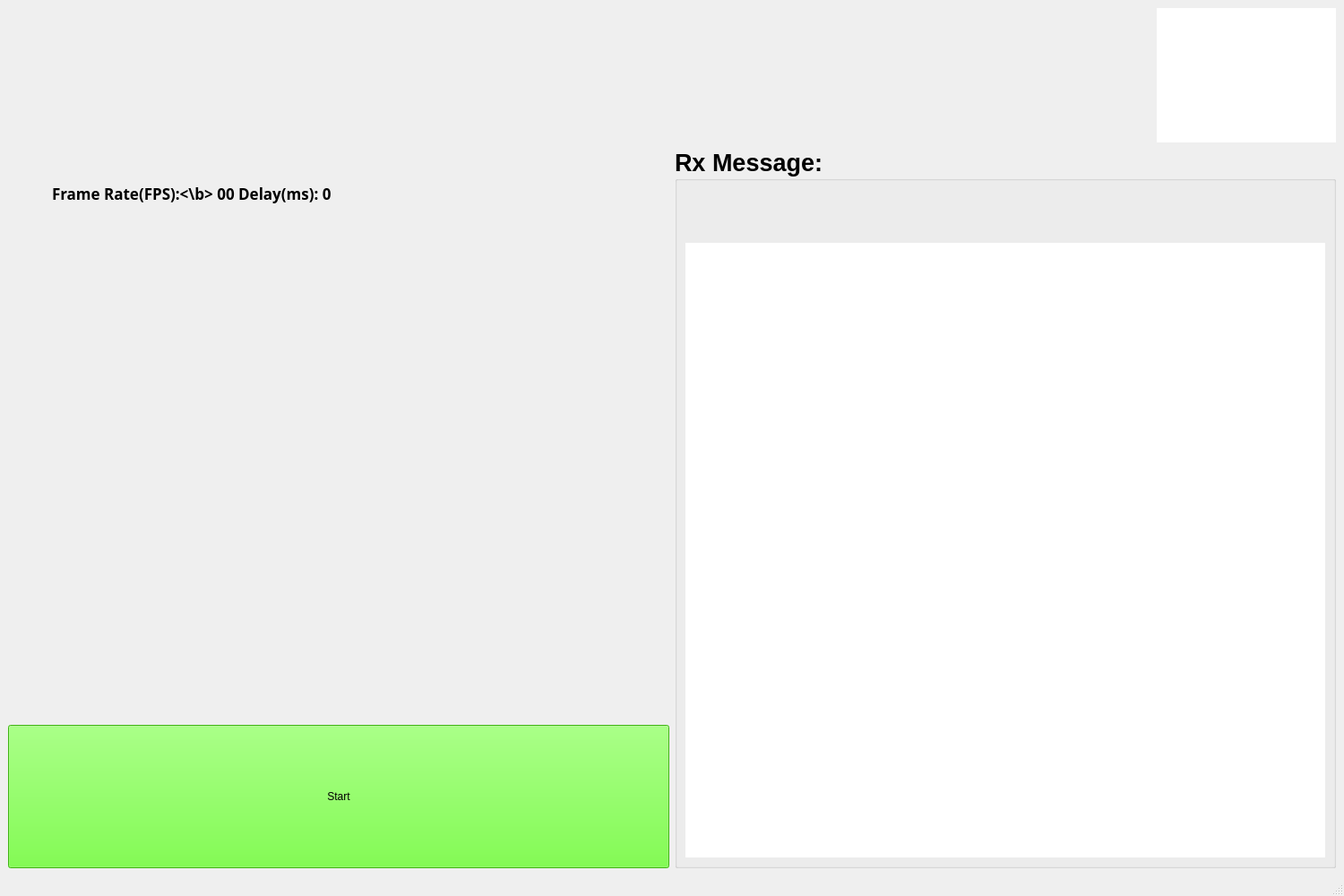
<?xml version="1.0" encoding="UTF-8"?>
<ui version="4.0">
 <class>MainWindow</class>
 <widget class="QMainWindow" name="MainWindow">
  <property name="windowModality">
   <enum>Qt::NonModal</enum>
  </property>
  <property name="geometry">
   <rect>
    <x>0</x>
    <y>0</y>
    <width>1500</width>
    <height>1000</height>
   </rect>
  </property>
  <property name="minimumSize">
   <size>
    <width>1500</width>
    <height>1000</height>
   </size>
  </property>
  <property name="windowTitle">
   <string>OCC APP</string>
  </property>
  <property name="windowIcon">
   <iconset resource="resources.qrc">
    <normaloff>:/img/webcam.png</normaloff>:/img/webcam.png</iconset>
  </property>
  <widget class="QWidget" name="centralwidget">
   <layout class="QVBoxLayout" name="verticalLayout_5">
    <item>
     <layout class="QHBoxLayout" name="horizontalLayout_5">
      <item>
       <layout class="QVBoxLayout" name="verticalLayout_2">
        <item>
         <widget class="QLabel" name="label_dese">
          <property name="sizePolicy">
           <sizepolicy hsizetype="Fixed" vsizetype="Fixed">
            <horstretch>0</horstretch>
            <verstretch>0</verstretch>
           </sizepolicy>
          </property>
          <property name="minimumSize">
           <size>
            <width>200</width>
            <height>100</height>
           </size>
          </property>
          <property name="font">
           <font>
            <pointsize>11</pointsize>
           </font>
          </property>
          <property name="text">
           <string/>
          </property>
         </widget>
        </item>
        <item>
         <spacer name="verticalSpacer">
          <property name="orientation">
           <enum>Qt::Vertical</enum>
          </property>
          <property name="sizeHint" stdset="0">
           <size>
            <width>20</width>
            <height>40</height>
           </size>
          </property>
         </spacer>
        </item>
        <item>
         <layout class="QHBoxLayout" name="horizontalLayout_4">
          <item>
           <spacer name="horizontalSpacer_4">
            <property name="orientation">
             <enum>Qt::Horizontal</enum>
            </property>
            <property name="sizeHint" stdset="0">
             <size>
              <width>40</width>
              <height>20</height>
             </size>
            </property>
           </spacer>
          </item>
          <item>
           <layout class="QVBoxLayout" name="verticalLayout">
            <item>
             <layout class="QHBoxLayout" name="horizontalLayout_3">
              <item>
               <widget class="QLabel" name="label_fps">
                <property name="font">
                 <font>
                  <family>Courier 10 Pitch</family>
                  <pointsize>13</pointsize>
                  <weight>75</weight>
                  <bold>true</bold>
                 </font>
                </property>
                <property name="text">
                 <string>&lt;html&gt;&lt;head/&gt;&lt;body&gt;&lt;p&gt;&lt;b&gt;Frame Rate(FPS):&lt;\b&gt; 00 	&lt;b&gt;Delay(ms):&lt;/b&gt; 0&lt;/p&gt;&lt;/body&gt;&lt;/html&gt;</string>
                </property>
               </widget>
              </item>
              <item>
               <spacer name="horizontalSpacer">
                <property name="orientation">
                 <enum>Qt::Horizontal</enum>
                </property>
                <property name="sizeHint" stdset="0">
                 <size>
                  <width>40</width>
                  <height>20</height>
                 </size>
                </property>
               </spacer>
              </item>
             </layout>
            </item>
            <item>
             <widget class="QLabel" name="label_lamp">
              <property name="sizePolicy">
               <sizepolicy hsizetype="Fixed" vsizetype="Fixed">
                <horstretch>0</horstretch>
                <verstretch>0</verstretch>
               </sizepolicy>
              </property>
              <property name="minimumSize">
               <size>
                <width>640</width>
                <height>480</height>
               </size>
              </property>
              <property name="styleSheet">
               <string notr="true">background-color:bacrgb(0, 0, 0)</string>
              </property>
              <property name="text">
               <string/>
              </property>
             </widget>
            </item>
           </layout>
          </item>
          <item>
           <spacer name="horizontalSpacer_3">
            <property name="orientation">
             <enum>Qt::Horizontal</enum>
            </property>
            <property name="sizeHint" stdset="0">
             <size>
              <width>40</width>
              <height>20</height>
             </size>
            </property>
           </spacer>
          </item>
         </layout>
        </item>
        <item>
         <spacer name="verticalSpacer_2">
          <property name="orientation">
           <enum>Qt::Vertical</enum>
          </property>
          <property name="sizeHint" stdset="0">
           <size>
            <width>20</width>
            <height>40</height>
           </size>
          </property>
         </spacer>
        </item>
        <item>
         <layout class="QHBoxLayout" name="horizontalLayout_2">
          <item>
           <widget class="QPushButton" name="pushButton_play">
            <property name="sizePolicy">
             <sizepolicy hsizetype="Preferred" vsizetype="Fixed">
              <horstretch>0</horstretch>
              <verstretch>0</verstretch>
             </sizepolicy>
            </property>
            <property name="minimumSize">
             <size>
              <width>100</width>
              <height>160</height>
             </size>
            </property>
            <property name="styleSheet">
             <string notr="true">background-color:rgb(90, 250, 28)</string>
            </property>
            <property name="text">
             <string>Start</string>
            </property>
           </widget>
          </item>
         </layout>
        </item>
       </layout>
      </item>
      <item>
       <layout class="QVBoxLayout" name="verticalLayout_4">
        <item>
         <layout class="QHBoxLayout" name="horizontalLayout">
          <item>
           <spacer name="horizontalSpacer_2">
            <property name="orientation">
             <enum>Qt::Horizontal</enum>
            </property>
            <property name="sizeHint" stdset="0">
             <size>
              <width>40</width>
              <height>20</height>
             </size>
            </property>
           </spacer>
          </item>
          <item>
           <widget class="QLabel" name="label_iisc">
            <property name="sizePolicy">
             <sizepolicy hsizetype="Fixed" vsizetype="Fixed">
              <horstretch>0</horstretch>
              <verstretch>0</verstretch>
             </sizepolicy>
            </property>
            <property name="minimumSize">
             <size>
              <width>200</width>
              <height>150</height>
             </size>
            </property>
            <property name="styleSheet">
             <string notr="true">background-color:rgb(255, 255, 255)</string>
            </property>
            <property name="text">
             <string/>
            </property>
           </widget>
          </item>
         </layout>
        </item>
        <item>
         <widget class="QGroupBox" name="groupBox">
          <property name="font">
           <font>
            <pointsize>20</pointsize>
            <weight>75</weight>
            <bold>true</bold>
           </font>
          </property>
          <property name="title">
           <string>Rx Message:</string>
          </property>
          <layout class="QVBoxLayout" name="verticalLayout_3">
           <item>
            <widget class="QLabel" name="label_msg">
             <property name="sizePolicy">
              <sizepolicy hsizetype="Fixed" vsizetype="Fixed">
               <horstretch>0</horstretch>
               <verstretch>0</verstretch>
              </sizepolicy>
             </property>
             <property name="font">
              <font>
               <family>Courier 10 Pitch</family>
               <pointsize>30</pointsize>
               <weight>75</weight>
               <bold>true</bold>
              </font>
             </property>
             <property name="text">
              <string/>
             </property>
            </widget>
           </item>
           <item>
            <widget class="QLabel" name="label_msg_img">
             <property name="minimumSize">
              <size>
               <width>640</width>
               <height>400</height>
              </size>
             </property>
             <property name="font">
              <font>
               <pointsize>30</pointsize>
               <weight>75</weight>
               <bold>true</bold>
              </font>
             </property>
             <property name="styleSheet">
              <string notr="true">background-color:rgb(255, 255, 255)</string>
             </property>
             <property name="text">
              <string/>
             </property>
            </widget>
           </item>
          </layout>
         </widget>
        </item>
       </layout>
      </item>
     </layout>
    </item>
   </layout>
  </widget>
  <widget class="QMenuBar" name="menubar">
   <property name="geometry">
    <rect>
     <x>0</x>
     <y>0</y>
     <width>1500</width>
     <height>22</height>
    </rect>
   </property>
  </widget>
  <widget class="QStatusBar" name="statusbar"/>
 </widget>
 <resources>
  <include location="resources.qrc"/>
 </resources>
 <connections/>
</ui>
